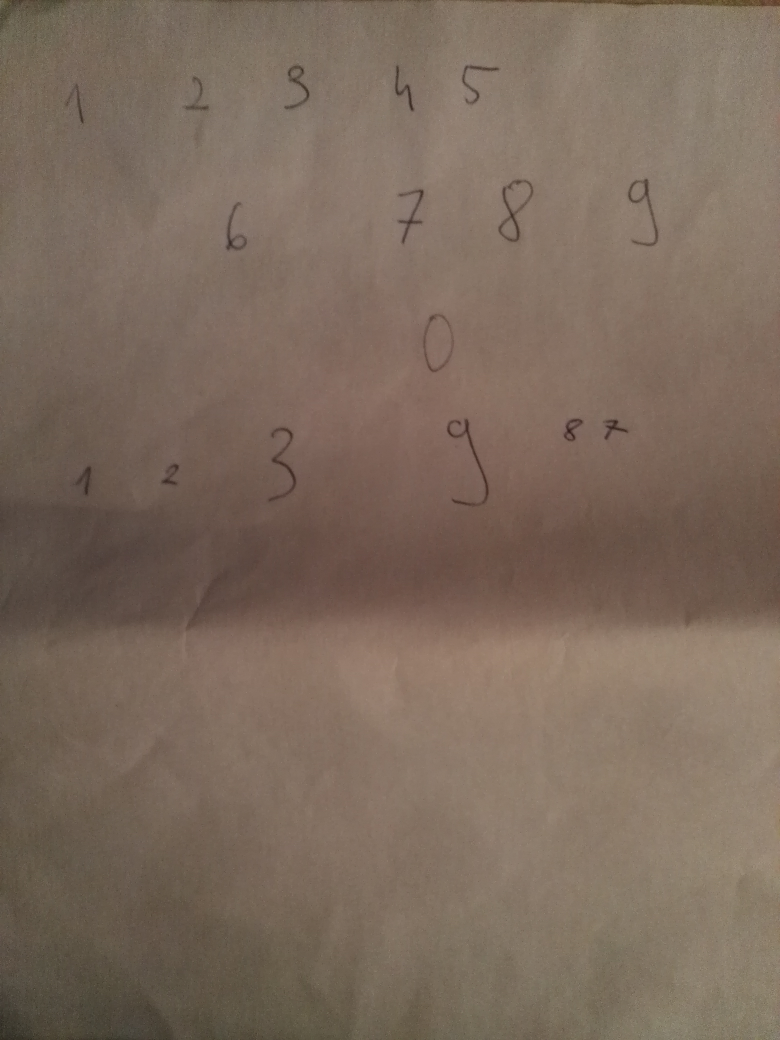
#> input picture plx/input/001.jpg, 3120 x 4160 px, given in place of check0.png, which was not available (shown at 1/4 size)
$ python 'version 1.py'
#> lines starting #> are read from the running program, lines starting #| are printed output that depends on the picture; pictures that were not available may be replaced by others from this repository, and a replacement may not be noted
#!/usr/bin/env python
# coding: utf-8

# In[ ]:


import os

from PIL import Image

# Crops the image and saves it as "new_filename"
def crop_image(img, crop_area, new_filename):
    cropped_image = img.crop(crop_area)
    cropped_image.save(new_filename)

# The x, y coordinates of the areas to be cropped. (x1, y1, x2, y2)

for i in range(1):

    crop_areas = [(0, 0, 920, 276),(0, 0, 326,100)] #cut zadachi
    image_name = 'check'+ str(i) + '.png'
    img = Image.open(image_name)
#> img is the input picture: PIL image 3120x4160 RGB; mean R, G, B 124.2, 106.6, 92.6

        # Loops through the "crop_areas" list and crops the image based on the coordinates in the list
    for i, crop_area in enumerate(crop_areas):

        if(i==0):
            filename = os.path.splitext(image_name)[0]
            ext = os.path.splitext(image_name)[1]
            new_filename = 'tensorflow/'+filename + '_name' + str(i) + ext #tanserflow - name of the second folder
            crop_image(img, crop_area, new_filename)
        if(i==1):
            filename = os.path.splitext(image_name)[0]
            ext = os.path.splitext(image_name)[1]
            new_filename = 'tensorflow/'+filename + '_name' + str(i) + ext  #tanserflow - name of the second folder
            crop_image(img, crop_area, new_filename)
#> this loop made 2 passes
#> pass 1, in crop_image, `cropped_image = img.crop(crop_area)`:
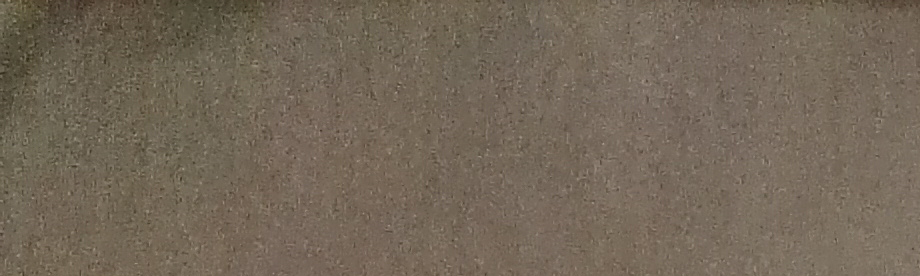
#> cropped_image: PIL image 920x276 RGB; mean R, G, B 115.6, 103.2, 87.7
#> pass 2, in crop_image (call 2), `cropped_image = img.crop(crop_area)`:
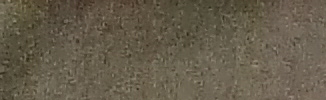
#> cropped_image: PIL image 326x100 RGB; mean R, G, B 101.5, 92.5, 74.7

$ run again, on plx/input/002.jpg
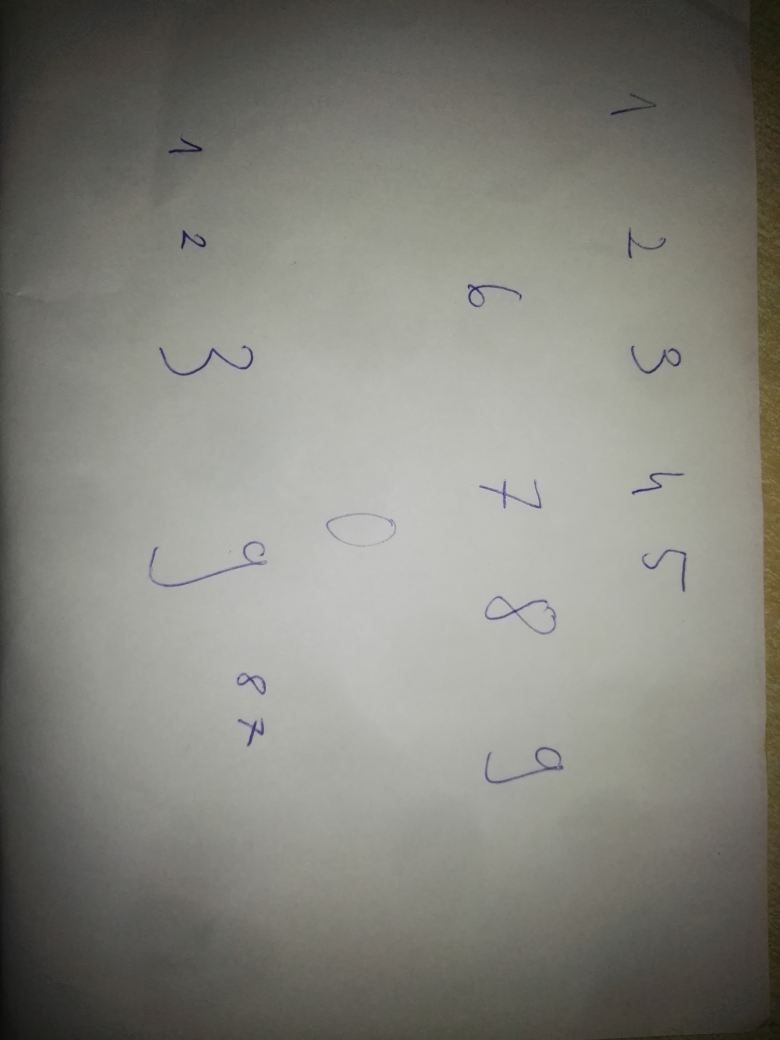
#> input picture plx/input/002.jpg, 3120 x 4160 px, given in place of check0.png, which was not available (shown at 1/4 size)
#> img is the input picture: PIL image 3120x4160 RGB; mean R, G, B 130.7, 130.5, 122.9
#> the loop `for i, crop_area in enumerate(crop_areas): ` made 2 passes
#> pass 1, in crop_image, `cropped_image = img.crop(crop_area)`:
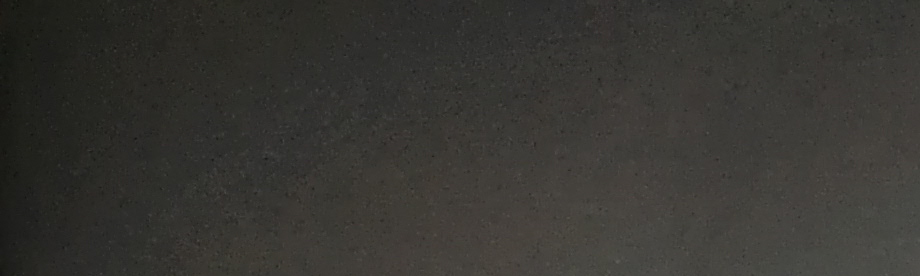
#> cropped_image: PIL image 920x276 RGB; mean R, G, B 55.1, 54, 49.8
#> pass 2, in crop_image (call 2), `cropped_image = img.crop(crop_area)`:
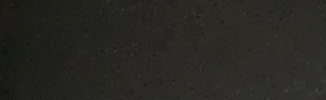
#> cropped_image: PIL image 326x100 RGB; mean R, G, B 39.2, 39.2, 34.4

$ run again, on plx/input/003.jpg
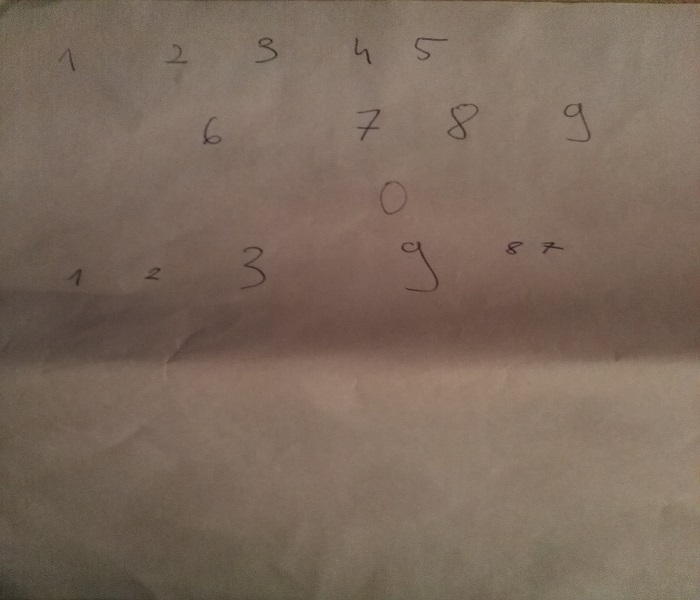
#> input picture plx/input/003.jpg, 700 x 600 px, given in place of check0.png, which was not available
#> img is the input picture: PIL image 700x600 RGB; mean R, G, B 123.8, 106, 92.2
#> the loop `for i, crop_area in enumerate(crop_areas): ` made 2 passes
#> pass 1, in crop_image, `cropped_image = img.crop(crop_area)`:
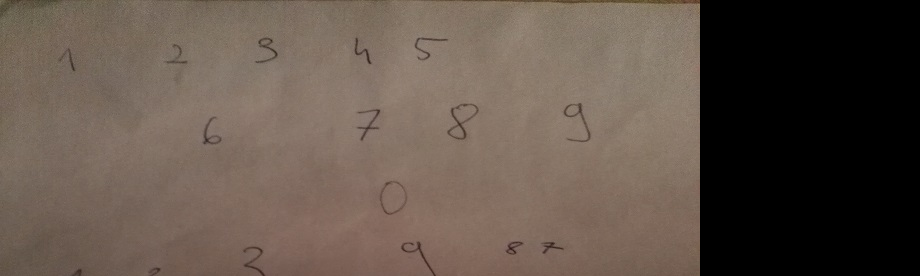
#> cropped_image: PIL image 920x276 RGB; mean R, G, B 97.5, 83.8, 73.8
#> pass 2, in crop_image (call 2), `cropped_image = img.crop(crop_area)`:
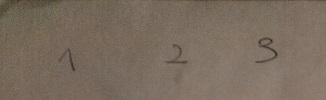
#> cropped_image: PIL image 326x100 RGB; mean R, G, B 122.3, 108.3, 94.5
